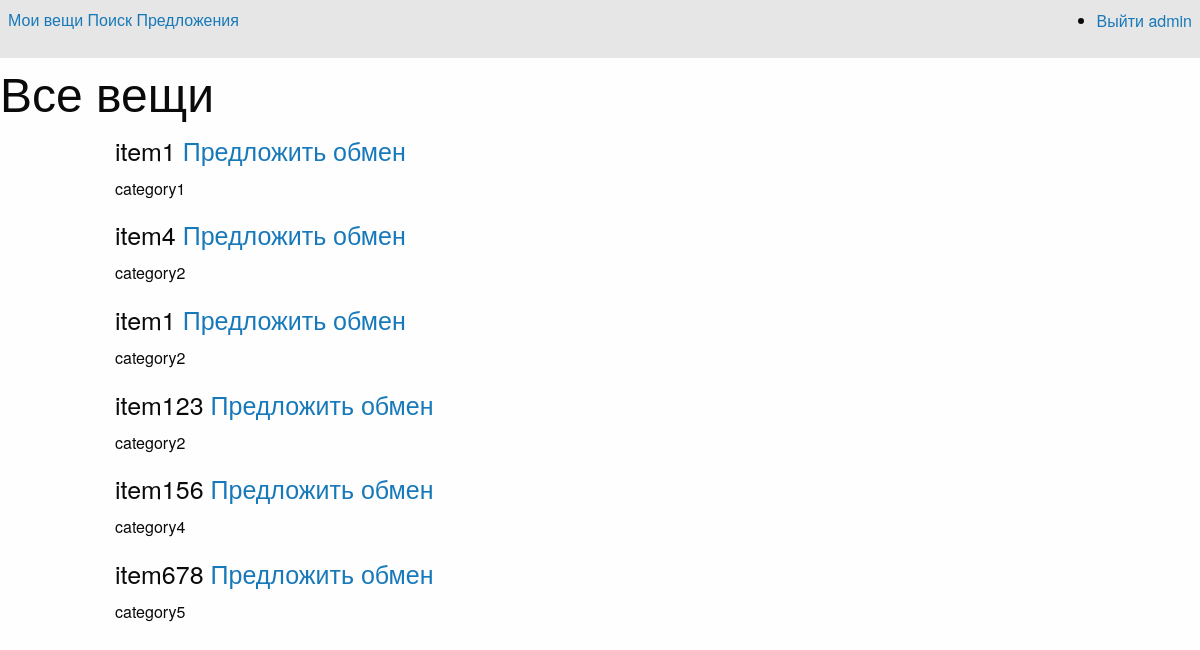
/market/search/ (signed in), run on the app's committed database.
### market/models.py (models this page shows)
class Item(models.Model):
    name = models.CharField(max_length=200)
    category = models.CharField(max_length=200)
    user = models.ForeignKey(User)

### market/views.py (the view)
def search(request):
    args = {}
    args['username'] = auth.get_user(request).username
    if auth.get_user(request).username:
        user = request.user
        all_items = Item.objects.exclude(user=user)
        items_in_black_box = BlackBox.objects.filter(user=user)
        items_bb = []
        for item in items_in_black_box:
            items_bb.append(item.item.id)
        args['items'] = all_items.exclude(id__in=items_bb)
    return render(request, 'search.html', args)

### market/templates/search.html (shortened to what this page needs)
{% extends 'base.html' %}
{% block content %}
    <h1>Все вещи</h1>
    <div class="large-11 columns">
        {% for item in items %}
            <h4>{{ item.name }} <a href="/market/choice/{{ item.id }}">Предложить обмен</a></h4>
            <p>{{ item.category }}</p>
        {% endfor %}
    </div>
{% endblock %}

### templates/base.html (shortened to what this page needs)
{% load staticfiles %}
<!DOCTYPE html>
<html lang="en">
<head>
    <link rel="stylesheet" type="text/css" href="{% static 'css/foundation.css' %}">
</head>
<body>
<div class="top-bar">
    <section class="top-bar-right">
        <ul class="right">
            {% if username %}
                <li><a href="/auth/logout">Выйти {{ username }}</a></li>
            {% else %}
                <li><a href="/auth/login">Войти</a> </li>
            {% endif %}
        </ul>
    </section>
    <section class="top-bar-left">
        {% if username %}
            <a href="{% url 'home' %}">Мои вещи</a>
            <a href="{% url 'search' %}">Поиск</a>
            <a href="{% url 'offer' %}">Предложения</a>
        {% endif %}
    </section>
</div>
{% block content %}{% endblock %}
</body>
</html>

### data on the page
Item: name "item1", category "category1"
Item: name "item4", category "category2"
Item: name "item1", category "category2"
Item: name "item123", category "category2"
Item: name "item156", category "category4"
Item: name "item678", category "category5"

### other printed values
{{ username }} "admin"
